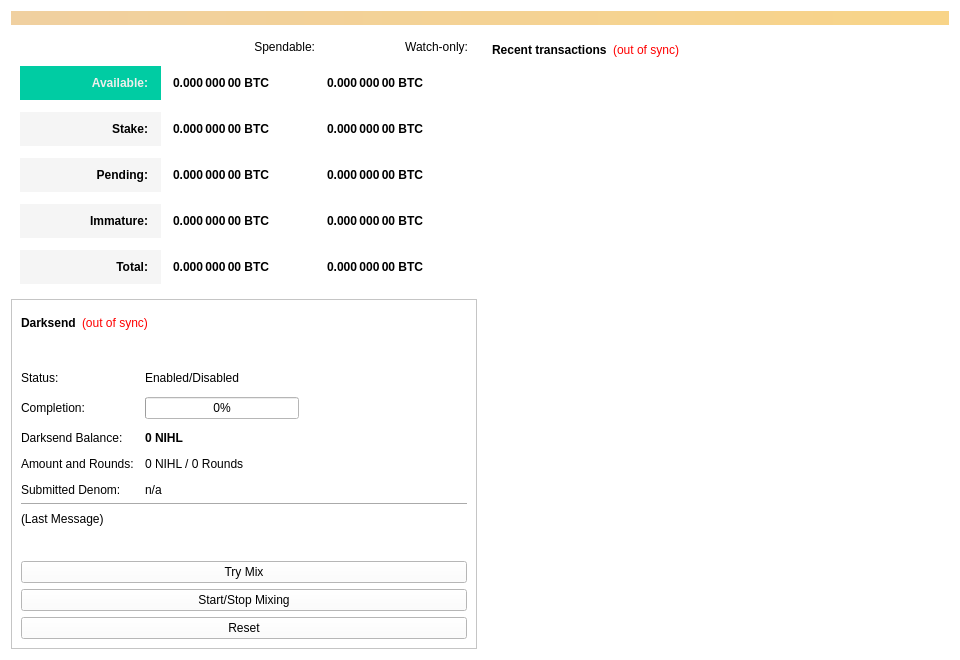
<?xml version="1.0" encoding="UTF-8"?>
<ui version="4.0">
 <class>OverviewPage</class>
 <widget class="QWidget" name="OverviewPage">
  <property name="geometry">
   <rect>
    <x>0</x>
    <y>0</y>
    <width>960</width>
    <height>594</height>
   </rect>
  </property>
  <property name="minimumSize">
   <size>
    <width>960</width>
    <height>0</height>
   </size>
  </property>
  <property name="windowTitle">
   <string>Form</string>
  </property>
  <property name="styleSheet">
   <string notr="true">background-color: rgb(255, 255, 255);</string>
  </property>
  <layout class="QVBoxLayout" name="topLayout">
   <item>
    <widget class="QLabel" name="labelAlerts">
     <property name="visible">
      <bool>false</bool>
     </property>
     <property name="styleSheet">
      <string notr="true">background-color: qlineargradient(x1: 0, y1: 0, x2: 1, y2: 0, stop:0 #F0D0A0, stop:1 #F8D488); color:#000000;</string>
     </property>
     <property name="wordWrap">
      <bool>true</bool>
     </property>
     <property name="margin">
      <number>3</number>
     </property>
    </widget>
   </item>
   <item>
    <layout class="QHBoxLayout" name="horizontalLayout" stretch="1,1">
     <item>
      <layout class="QVBoxLayout" name="verticalLayout_2">
       <item>
        <widget class="QFrame" name="frame">
         <property name="styleSheet">
          <string notr="true">border:0</string>
         </property>
         <property name="frameShape">
          <enum>QFrame::StyledPanel</enum>
         </property>
         <property name="frameShadow">
          <enum>QFrame::Raised</enum>
         </property>
         <layout class="QVBoxLayout" name="verticalLayout_4">
          <item>
           <layout class="QGridLayout" name="gridLayout">
            <property name="spacing">
             <number>12</number>
            </property>
            <item row="5" column="0">
             <widget class="QLabel" name="labelTotalText">
              <property name="styleSheet">
               <string notr="true">background-color: rgb(245, 245, 245);
color: rgb(0, 0, 0);
 font-weight: 900;
padding: 10px;</string>
              </property>
              <property name="text">
               <string>Total:</string>
              </property>
              <property name="alignment">
               <set>Qt::AlignRight|Qt::AlignTrailing|Qt::AlignVCenter</set>
              </property>
             </widget>
            </item>
            <item row="1" column="2">
             <widget class="QLabel" name="labelWatchAvailable">
              <property name="font">
               <font>
                <weight>75</weight>
                <bold>true</bold>
               </font>
              </property>
              <property name="cursor">
               <cursorShape>IBeamCursor</cursorShape>
              </property>
              <property name="toolTip">
               <string>Your current balance in watch-only addresses</string>
              </property>
              <property name="text">
               <string notr="true">0.000 000 00 BTC</string>
              </property>
              <property name="alignment">
               <set>Qt::AlignLeading|Qt::AlignLeft|Qt::AlignVCenter</set>
              </property>
              <property name="textInteractionFlags">
               <set>Qt::LinksAccessibleByMouse|Qt::TextSelectableByKeyboard|Qt::TextSelectableByMouse</set>
              </property>
             </widget>
            </item>
            <item row="3" column="0">
             <widget class="QLabel" name="labelPendingText">
              <property name="styleSheet">
               <string notr="true">background-color: rgb(245, 245, 245);
color: rgb(0, 0, 0);
 font-weight: 900;
padding: 10px;</string>
              </property>
              <property name="text">
               <string>Pending:</string>
              </property>
              <property name="alignment">
               <set>Qt::AlignRight|Qt::AlignTrailing|Qt::AlignVCenter</set>
              </property>
             </widget>
            </item>
            <item row="4" column="2">
             <widget class="QLabel" name="labelWatchImmature">
              <property name="font">
               <font>
                <weight>75</weight>
                <bold>true</bold>
               </font>
              </property>
              <property name="cursor">
               <cursorShape>IBeamCursor</cursorShape>
              </property>
              <property name="toolTip">
               <string>Mined balance in watch-only addresses that has not yet matured</string>
              </property>
              <property name="text">
               <string notr="true">0.000 000 00 BTC</string>
              </property>
              <property name="alignment">
               <set>Qt::AlignLeading|Qt::AlignLeft|Qt::AlignVCenter</set>
              </property>
              <property name="textInteractionFlags">
               <set>Qt::LinksAccessibleByMouse|Qt::TextSelectableByKeyboard|Qt::TextSelectableByMouse</set>
              </property>
             </widget>
            </item>
            <item row="3" column="2">
             <widget class="QLabel" name="labelWatchPending">
              <property name="font">
               <font>
                <weight>75</weight>
                <bold>true</bold>
               </font>
              </property>
              <property name="cursor">
               <cursorShape>IBeamCursor</cursorShape>
              </property>
              <property name="toolTip">
               <string>Unconfirmed transactions to watch-only addresses</string>
              </property>
              <property name="text">
               <string notr="true">0.000 000 00 BTC</string>
              </property>
              <property name="alignment">
               <set>Qt::AlignLeading|Qt::AlignLeft|Qt::AlignVCenter</set>
              </property>
              <property name="textInteractionFlags">
               <set>Qt::LinksAccessibleByMouse|Qt::TextSelectableByKeyboard|Qt::TextSelectableByMouse</set>
              </property>
             </widget>
            </item>
            <item row="3" column="1">
             <widget class="QLabel" name="labelUnconfirmed">
              <property name="font">
               <font>
                <weight>75</weight>
                <bold>true</bold>
               </font>
              </property>
              <property name="cursor">
               <cursorShape>IBeamCursor</cursorShape>
              </property>
              <property name="toolTip">
               <string>Total of transactions that have yet to be confirmed, and do not yet count toward the spendable balance</string>
              </property>
              <property name="text">
               <string notr="true">0.000 000 00 BTC</string>
              </property>
              <property name="alignment">
               <set>Qt::AlignLeading|Qt::AlignLeft|Qt::AlignVCenter</set>
              </property>
              <property name="textInteractionFlags">
               <set>Qt::LinksAccessibleByMouse|Qt::TextSelectableByKeyboard|Qt::TextSelectableByMouse</set>
              </property>
             </widget>
            </item>
            <item row="4" column="0">
             <widget class="QLabel" name="labelImmatureText">
              <property name="styleSheet">
               <string notr="true">background-color: rgb(245, 245, 245);
color: rgb(0, 0, 0);
 font-weight: 900;
padding: 10px;</string>
              </property>
              <property name="text">
               <string>Immature:</string>
              </property>
              <property name="alignment">
               <set>Qt::AlignRight|Qt::AlignTrailing|Qt::AlignVCenter</set>
              </property>
             </widget>
            </item>
            <item row="2" column="2">
             <widget class="QLabel" name="labelWatchStake">
              <property name="font">
               <font>
                <weight>75</weight>
                <bold>true</bold>
               </font>
              </property>
              <property name="cursor">
               <cursorShape>IBeamCursor</cursorShape>
              </property>
              <property name="toolTip">
               <string>Total of coins that was staked in watch-only addresses, and do not yet count toward the current watch-only balance</string>
              </property>
              <property name="text">
               <string notr="true">0.000 000 00 BTC</string>
              </property>
              <property name="alignment">
               <set>Qt::AlignLeading|Qt::AlignLeft|Qt::AlignVCenter</set>
              </property>
              <property name="textInteractionFlags">
               <set>Qt::LinksAccessibleByMouse|Qt::TextSelectableByKeyboard|Qt::TextSelectableByMouse</set>
              </property>
             </widget>
            </item>
            <item row="2" column="1">
             <widget class="QLabel" name="labelStake">
              <property name="font">
               <font>
                <weight>75</weight>
                <bold>true</bold>
               </font>
              </property>
              <property name="cursor">
               <cursorShape>IBeamCursor</cursorShape>
              </property>
              <property name="toolTip">
               <string>Total of coins that was staked, and do not yet count toward the current balance</string>
              </property>
              <property name="text">
               <string notr="true">0.000 000 00 BTC</string>
              </property>
              <property name="alignment">
               <set>Qt::AlignLeading|Qt::AlignLeft|Qt::AlignVCenter</set>
              </property>
              <property name="textInteractionFlags">
               <set>Qt::LinksAccessibleByMouse|Qt::TextSelectableByKeyboard|Qt::TextSelectableByMouse</set>
              </property>
             </widget>
            </item>
            <item row="5" column="1">
             <widget class="QLabel" name="labelTotal">
              <property name="font">
               <font>
                <weight>75</weight>
                <bold>true</bold>
               </font>
              </property>
              <property name="cursor">
               <cursorShape>IBeamCursor</cursorShape>
              </property>
              <property name="toolTip">
               <string>Your current total balance</string>
              </property>
              <property name="text">
               <string notr="true">0.000 000 00 BTC</string>
              </property>
              <property name="alignment">
               <set>Qt::AlignLeading|Qt::AlignLeft|Qt::AlignVCenter</set>
              </property>
              <property name="textInteractionFlags">
               <set>Qt::LinksAccessibleByMouse|Qt::TextSelectableByKeyboard|Qt::TextSelectableByMouse</set>
              </property>
             </widget>
            </item>
            <item row="4" column="1">
             <widget class="QLabel" name="labelImmature">
              <property name="font">
               <font>
                <weight>75</weight>
                <bold>true</bold>
               </font>
              </property>
              <property name="cursor">
               <cursorShape>IBeamCursor</cursorShape>
              </property>
              <property name="toolTip">
               <string>Mined balance that has not yet matured</string>
              </property>
              <property name="text">
               <string notr="true">0.000 000 00 BTC</string>
              </property>
              <property name="alignment">
               <set>Qt::AlignLeading|Qt::AlignLeft|Qt::AlignVCenter</set>
              </property>
              <property name="textInteractionFlags">
               <set>Qt::LinksAccessibleByMouse|Qt::TextSelectableByKeyboard|Qt::TextSelectableByMouse</set>
              </property>
             </widget>
            </item>
            <item row="0" column="1">
             <widget class="QLabel" name="labelSpendable">
              <property name="text">
               <string>Spendable:</string>
              </property>
              <property name="alignment">
               <set>Qt::AlignRight|Qt::AlignTrailing|Qt::AlignVCenter</set>
              </property>
             </widget>
            </item>
            <item row="1" column="1">
             <widget class="QLabel" name="labelBalance">
              <property name="font">
               <font>
                <weight>75</weight>
                <bold>true</bold>
               </font>
              </property>
              <property name="cursor">
               <cursorShape>IBeamCursor</cursorShape>
              </property>
              <property name="toolTip">
               <string>Your current spendable balance</string>
              </property>
              <property name="text">
               <string notr="true">0.000 000 00 BTC</string>
              </property>
              <property name="alignment">
               <set>Qt::AlignLeading|Qt::AlignLeft|Qt::AlignVCenter</set>
              </property>
              <property name="textInteractionFlags">
               <set>Qt::LinksAccessibleByMouse|Qt::TextSelectableByKeyboard|Qt::TextSelectableByMouse</set>
              </property>
             </widget>
            </item>
            <item row="2" column="0">
             <widget class="QLabel" name="label_10">
              <property name="styleSheet">
               <string notr="true">background-color: rgb(245, 245, 245);
color: rgb(0, 0, 0);
 font-weight: 900;
padding: 10px;</string>
              </property>
              <property name="text">
               <string>Stake:</string>
              </property>
              <property name="alignment">
               <set>Qt::AlignRight|Qt::AlignTrailing|Qt::AlignVCenter</set>
              </property>
             </widget>
            </item>
            <item row="5" column="2">
             <widget class="QLabel" name="labelWatchTotal">
              <property name="font">
               <font>
                <weight>75</weight>
                <bold>true</bold>
               </font>
              </property>
              <property name="cursor">
               <cursorShape>IBeamCursor</cursorShape>
              </property>
              <property name="toolTip">
               <string>Current total balance in watch-only addresses</string>
              </property>
              <property name="text">
               <string notr="true">0.000 000 00 BTC</string>
              </property>
              <property name="alignment">
               <set>Qt::AlignLeading|Qt::AlignLeft|Qt::AlignVCenter</set>
              </property>
              <property name="textInteractionFlags">
               <set>Qt::LinksAccessibleByMouse|Qt::TextSelectableByKeyboard|Qt::TextSelectableByMouse</set>
              </property>
             </widget>
            </item>
            <item row="0" column="2">
             <widget class="QLabel" name="labelWatchonly">
              <property name="text">
               <string>Watch-only:</string>
              </property>
              <property name="alignment">
               <set>Qt::AlignRight|Qt::AlignTrailing|Qt::AlignVCenter</set>
              </property>
             </widget>
            </item>
            <item row="1" column="0">
             <widget class="QLabel" name="labelBalanceText">
              <property name="layoutDirection">
               <enum>Qt::LeftToRight</enum>
              </property>
              <property name="autoFillBackground">
               <bool>false</bool>
              </property>
              <property name="styleSheet">
               <string notr="true">background-color: rgb(0, 204, 163);
color: rgb(238, 238, 236);
 font-weight: 900;
padding: 10px;
</string>
              </property>
              <property name="text">
               <string>Available:</string>
              </property>
              <property name="alignment">
               <set>Qt::AlignRight|Qt::AlignTrailing|Qt::AlignVCenter</set>
              </property>
              <property name="margin">
               <number>0</number>
              </property>
              <property name="indent">
               <number>-1</number>
              </property>
             </widget>
            </item>
           </layout>
          </item>
         </layout>
        </widget>
       </item>
       <item>
        <widget class="QFrame" name="frameDarksend">
         <property name="sizePolicy">
          <sizepolicy hsizetype="Expanding" vsizetype="Expanding">
           <horstretch>0</horstretch>
           <verstretch>0</verstretch>
          </sizepolicy>
         </property>
         <property name="minimumSize">
          <size>
           <width>0</width>
           <height>350</height>
          </size>
         </property>
         <property name="visible">
          <bool>false</bool>
         </property>
         <property name="layoutDirection">
          <enum>Qt::LeftToRight</enum>
         </property>
         <property name="frameShape">
          <enum>QFrame::StyledPanel</enum>
         </property>
         <property name="frameShadow">
          <enum>QFrame::Raised</enum>
         </property>
         <layout class="QVBoxLayout" name="verticalLayout_5">
          <item>
           <layout class="QHBoxLayout" name="horizontalLayout_5">
            <item>
             <widget class="QLabel" name="label_2">
              <property name="font">
               <font>
                <weight>75</weight>
                <bold>true</bold>
               </font>
              </property>
              <property name="text">
               <string>Darksend</string>
              </property>
             </widget>
            </item>
            <item>
             <widget class="QLabel" name="labelDarksendSyncStatus">
              <property name="toolTip">
               <string>The displayed information may be out of date. Your wallet automatically synchronizes with the EthCash network after a connection is established, but this process has not completed yet.</string>
              </property>
              <property name="styleSheet">
               <string notr="true">QLabel { color: red; }</string>
              </property>
              <property name="text">
               <string notr="true">(out of sync)</string>
              </property>
              <property name="alignment">
               <set>Qt::AlignLeading|Qt::AlignLeft|Qt::AlignVCenter</set>
              </property>
             </widget>
            </item>
            <item>
             <spacer name="horizontalSpacer_4">
              <property name="orientation">
               <enum>Qt::Horizontal</enum>
              </property>
              <property name="sizeHint" stdset="0">
               <size>
                <width>40</width>
                <height>20</height>
               </size>
              </property>
             </spacer>
            </item>
           </layout>
          </item>
          <item>
           <widget class="QPushButton" name="runAutoDenom">
            <property name="palette">
             <palette>
              <active>
               <colorrole role="WindowText">
                <brush brushstyle="SolidPattern">
                 <color alpha="255">
                  <red>0</red>
                  <green>0</green>
                  <blue>0</blue>
                 </color>
                </brush>
               </colorrole>
               <colorrole role="Button">
                <brush brushstyle="SolidPattern">
                 <color alpha="255">
                  <red>255</red>
                  <green>255</green>
                  <blue>255</blue>
                 </color>
                </brush>
               </colorrole>
               <colorrole role="Light">
                <brush brushstyle="SolidPattern">
                 <color alpha="255">
                  <red>255</red>
                  <green>255</green>
                  <blue>255</blue>
                 </color>
                </brush>
               </colorrole>
               <colorrole role="Midlight">
                <brush brushstyle="SolidPattern">
                 <color alpha="255">
                  <red>247</red>
                  <green>246</green>
                  <blue>246</blue>
                 </color>
                </brush>
               </colorrole>
               <colorrole role="Dark">
                <brush brushstyle="SolidPattern">
                 <color alpha="255">
                  <red>119</red>
                  <green>119</green>
                  <blue>119</blue>
                 </color>
                </brush>
               </colorrole>
               <colorrole role="Mid">
                <brush brushstyle="SolidPattern">
                 <color alpha="255">
                  <red>159</red>
                  <green>159</green>
                  <blue>159</blue>
                 </color>
                </brush>
               </colorrole>
               <colorrole role="Text">
                <brush brushstyle="SolidPattern">
                 <color alpha="255">
                  <red>0</red>
                  <green>0</green>
                  <blue>0</blue>
                 </color>
                </brush>
               </colorrole>
               <colorrole role="BrightText">
                <brush brushstyle="SolidPattern">
                 <color alpha="255">
                  <red>255</red>
                  <green>255</green>
                  <blue>255</blue>
                 </color>
                </brush>
               </colorrole>
               <colorrole role="ButtonText">
                <brush brushstyle="SolidPattern">
                 <color alpha="255">
                  <red>0</red>
                  <green>0</green>
                  <blue>0</blue>
                 </color>
                </brush>
               </colorrole>
               <colorrole role="Base">
                <brush brushstyle="SolidPattern">
                 <color alpha="255">
                  <red>255</red>
                  <green>255</green>
                  <blue>255</blue>
                 </color>
                </brush>
               </colorrole>
               <colorrole role="Window">
                <brush brushstyle="SolidPattern">
                 <color alpha="255">
                  <red>255</red>
                  <green>255</green>
                  <blue>255</blue>
                 </color>
                </brush>
               </colorrole>
               <colorrole role="Shadow">
                <brush brushstyle="SolidPattern">
                 <color alpha="255">
                  <red>0</red>
                  <green>0</green>
                  <blue>0</blue>
                 </color>
                </brush>
               </colorrole>
               <colorrole role="AlternateBase">
                <brush brushstyle="SolidPattern">
                 <color alpha="255">
                  <red>247</red>
                  <green>246</green>
                  <blue>246</blue>
                 </color>
                </brush>
               </colorrole>
               <colorrole role="ToolTipBase">
                <brush brushstyle="SolidPattern">
                 <color alpha="255">
                  <red>255</red>
                  <green>255</green>
                  <blue>220</blue>
                 </color>
                </brush>
               </colorrole>
               <colorrole role="ToolTipText">
                <brush brushstyle="SolidPattern">
                 <color alpha="255">
                  <red>0</red>
                  <green>0</green>
                  <blue>0</blue>
                 </color>
                </brush>
               </colorrole>
              </active>
              <inactive>
               <colorrole role="WindowText">
                <brush brushstyle="SolidPattern">
                 <color alpha="255">
                  <red>0</red>
                  <green>0</green>
                  <blue>0</blue>
                 </color>
                </brush>
               </colorrole>
               <colorrole role="Button">
                <brush brushstyle="SolidPattern">
                 <color alpha="255">
                  <red>255</red>
                  <green>255</green>
                  <blue>255</blue>
                 </color>
                </brush>
               </colorrole>
               <colorrole role="Light">
                <brush brushstyle="SolidPattern">
                 <color alpha="255">
                  <red>255</red>
                  <green>255</green>
                  <blue>255</blue>
                 </color>
                </brush>
               </colorrole>
               <colorrole role="Midlight">
                <brush brushstyle="SolidPattern">
                 <color alpha="255">
                  <red>247</red>
                  <green>246</green>
                  <blue>246</blue>
                 </color>
                </brush>
               </colorrole>
               <colorrole role="Dark">
                <brush brushstyle="SolidPattern">
                 <color alpha="255">
                  <red>119</red>
                  <green>119</green>
                  <blue>119</blue>
                 </color>
                </brush>
               </colorrole>
               <colorrole role="Mid">
                <brush brushstyle="SolidPattern">
                 <color alpha="255">
                  <red>159</red>
                  <green>159</green>
                  <blue>159</blue>
                 </color>
                </brush>
               </colorrole>
               <colorrole role="Text">
                <brush brushstyle="SolidPattern">
                 <color alpha="255">
                  <red>0</red>
                  <green>0</green>
                  <blue>0</blue>
                 </color>
                </brush>
               </colorrole>
               <colorrole role="BrightText">
                <brush brushstyle="SolidPattern">
                 <color alpha="255">
                  <red>255</red>
                  <green>255</green>
                  <blue>255</blue>
                 </color>
                </brush>
               </colorrole>
               <colorrole role="ButtonText">
                <brush brushstyle="SolidPattern">
                 <color alpha="255">
                  <red>0</red>
                  <green>0</green>
                  <blue>0</blue>
                 </color>
                </brush>
               </colorrole>
               <colorrole role="Base">
                <brush brushstyle="SolidPattern">
                 <color alpha="255">
                  <red>255</red>
                  <green>255</green>
                  <blue>255</blue>
                 </color>
                </brush>
               </colorrole>
               <colorrole role="Window">
                <brush brushstyle="SolidPattern">
                 <color alpha="255">
                  <red>255</red>
                  <green>255</green>
                  <blue>255</blue>
                 </color>
                </brush>
               </colorrole>
               <colorrole role="Shadow">
                <brush brushstyle="SolidPattern">
                 <color alpha="255">
                  <red>0</red>
                  <green>0</green>
                  <blue>0</blue>
                 </color>
                </brush>
               </colorrole>
               <colorrole role="AlternateBase">
                <brush brushstyle="SolidPattern">
                 <color alpha="255">
                  <red>247</red>
                  <green>246</green>
                  <blue>246</blue>
                 </color>
                </brush>
               </colorrole>
               <colorrole role="ToolTipBase">
                <brush brushstyle="SolidPattern">
                 <color alpha="255">
                  <red>255</red>
                  <green>255</green>
                  <blue>220</blue>
                 </color>
                </brush>
               </colorrole>
               <colorrole role="ToolTipText">
                <brush brushstyle="SolidPattern">
                 <color alpha="255">
                  <red>0</red>
                  <green>0</green>
                  <blue>0</blue>
                 </color>
                </brush>
               </colorrole>
              </inactive>
              <disabled>
               <colorrole role="WindowText">
                <brush brushstyle="SolidPattern">
                 <color alpha="255">
                  <red>119</red>
                  <green>119</green>
                  <blue>119</blue>
                 </color>
                </brush>
               </colorrole>
               <colorrole role="Button">
                <brush brushstyle="SolidPattern">
                 <color alpha="255">
                  <red>255</red>
                  <green>255</green>
                  <blue>255</blue>
                 </color>
                </brush>
               </colorrole>
               <colorrole role="Light">
                <brush brushstyle="SolidPattern">
                 <color alpha="255">
                  <red>255</red>
                  <green>255</green>
                  <blue>255</blue>
                 </color>
                </brush>
               </colorrole>
               <colorrole role="Midlight">
                <brush brushstyle="SolidPattern">
                 <color alpha="255">
                  <red>247</red>
                  <green>246</green>
                  <blue>246</blue>
                 </color>
                </brush>
               </colorrole>
               <colorrole role="Dark">
                <brush brushstyle="SolidPattern">
                 <color alpha="255">
                  <red>119</red>
                  <green>119</green>
                  <blue>119</blue>
                 </color>
                </brush>
               </colorrole>
               <colorrole role="Mid">
                <brush brushstyle="SolidPattern">
                 <color alpha="255">
                  <red>159</red>
                  <green>159</green>
                  <blue>159</blue>
                 </color>
                </brush>
               </colorrole>
               <colorrole role="Text">
                <brush brushstyle="SolidPattern">
                 <color alpha="255">
                  <red>119</red>
                  <green>119</green>
                  <blue>119</blue>
                 </color>
                </brush>
               </colorrole>
               <colorrole role="BrightText">
                <brush brushstyle="SolidPattern">
                 <color alpha="255">
                  <red>255</red>
                  <green>255</green>
                  <blue>255</blue>
                 </color>
                </brush>
               </colorrole>
               <colorrole role="ButtonText">
                <brush brushstyle="SolidPattern">
                 <color alpha="255">
                  <red>119</red>
                  <green>119</green>
                  <blue>119</blue>
                 </color>
                </brush>
               </colorrole>
               <colorrole role="Base">
                <brush brushstyle="SolidPattern">
                 <color alpha="255">
                  <red>255</red>
                  <green>255</green>
                  <blue>255</blue>
                 </color>
                </brush>
               </colorrole>
               <colorrole role="Window">
                <brush brushstyle="SolidPattern">
                 <color alpha="255">
                  <red>255</red>
                  <green>255</green>
                  <blue>255</blue>
                 </color>
                </brush>
               </colorrole>
               <colorrole role="Shadow">
                <brush brushstyle="SolidPattern">
                 <color alpha="255">
                  <red>0</red>
                  <green>0</green>
                  <blue>0</blue>
                 </color>
                </brush>
               </colorrole>
               <colorrole role="AlternateBase">
                <brush brushstyle="SolidPattern">
                 <color alpha="255">
                  <red>239</red>
                  <green>238</green>
                  <blue>238</blue>
                 </color>
                </brush>
               </colorrole>
               <colorrole role="ToolTipBase">
                <brush brushstyle="SolidPattern">
                 <color alpha="255">
                  <red>255</red>
                  <green>255</green>
                  <blue>220</blue>
                 </color>
                </brush>
               </colorrole>
               <colorrole role="ToolTipText">
                <brush brushstyle="SolidPattern">
                 <color alpha="255">
                  <red>0</red>
                  <green>0</green>
                  <blue>0</blue>
                 </color>
                </brush>
               </colorrole>
              </disabled>
             </palette>
            </property>
            <property name="focusPolicy">
             <enum>Qt::NoFocus</enum>
            </property>
            <property name="autoFillBackground">
             <bool>false</bool>
            </property>
            <property name="text">
             <string/>
            </property>
            <property name="flat">
             <bool>true</bool>
            </property>
           </widget>
          </item>
          <item>
           <layout class="QFormLayout" name="formLayout">
            <property name="fieldGrowthPolicy">
             <enum>QFormLayout::AllNonFixedFieldsGrow</enum>
            </property>
            <property name="horizontalSpacing">
             <number>11</number>
            </property>
            <property name="verticalSpacing">
             <number>12</number>
            </property>
            <item row="0" column="0">
             <widget class="QLabel" name="label_6">
              <property name="text">
               <string>Status:</string>
              </property>
             </widget>
            </item>
            <item row="1" column="0">
             <widget class="QLabel" name="label_7">
              <property name="text">
               <string>Completion:</string>
              </property>
             </widget>
            </item>
            <item row="1" column="1">
             <widget class="QProgressBar" name="darksendProgress">
              <property name="maximumSize">
               <size>
                <width>154</width>
                <height>16777215</height>
               </size>
              </property>
              <property name="value">
               <number>0</number>
              </property>
             </widget>
            </item>
            <item row="3" column="0">
             <widget class="QLabel" name="labelAnonymizedText">
              <property name="text">
               <string>Darksend Balance:</string>
              </property>
             </widget>
            </item>
            <item row="3" column="1">
             <widget class="QLabel" name="labelAnonymized">
              <property name="font">
               <font>
                <weight>75</weight>
                <bold>true</bold>
               </font>
              </property>
              <property name="text">
               <string notr="true">0 NIHL</string>
              </property>
             </widget>
            </item>
            <item row="4" column="0">
             <widget class="QLabel" name="label_8">
              <property name="text">
               <string>Amount and Rounds:</string>
              </property>
             </widget>
            </item>
            <item row="4" column="1">
             <widget class="QLabel" name="labelAmountRounds">
              <property name="text">
               <string>0 NIHL / 0 Rounds</string>
              </property>
             </widget>
            </item>
            <item row="5" column="0">
             <widget class="QLabel" name="label_9">
              <property name="text">
               <string>Submitted Denom:</string>
              </property>
             </widget>
            </item>
            <item row="5" column="1">
             <widget class="QLabel" name="labelSubmittedDenom">
              <property name="toolTip">
               <string>The denominations you submitted to the Masternode.&lt;br&gt;To mix, other users must submit the exact same denominations.</string>
              </property>
              <property name="text">
               <string>n/a</string>
              </property>
             </widget>
            </item>
            <item row="0" column="1">
             <widget class="QLabel" name="darksendEnabled">
              <property name="text">
               <string>Enabled/Disabled</string>
              </property>
             </widget>
            </item>
           </layout>
          </item>
          <item>
           <widget class="Line" name="lineLastMessage">
            <property name="orientation">
             <enum>Qt::Horizontal</enum>
            </property>
           </widget>
          </item>
          <item>
           <widget class="QLabel" name="darksendStatus">
            <property name="minimumSize">
             <size>
              <width>288</width>
              <height>43</height>
             </size>
            </property>
            <property name="text">
             <string>(Last Message)</string>
            </property>
            <property name="alignment">
             <set>Qt::AlignLeading|Qt::AlignLeft|Qt::AlignTop</set>
            </property>
            <property name="wordWrap">
             <bool>true</bool>
            </property>
           </widget>
          </item>
          <item>
           <widget class="QPushButton" name="darksendAuto">
            <property name="sizePolicy">
             <sizepolicy hsizetype="MinimumExpanding" vsizetype="Fixed">
              <horstretch>0</horstretch>
              <verstretch>0</verstretch>
             </sizepolicy>
            </property>
            <property name="toolTip">
             <string>Try to manually submit a Darksend request.</string>
            </property>
            <property name="text">
             <string>Try Mix</string>
            </property>
           </widget>
          </item>
          <item>
           <widget class="QPushButton" name="toggleDarksend">
            <property name="sizePolicy">
             <sizepolicy hsizetype="MinimumExpanding" vsizetype="Fixed">
              <horstretch>0</horstretch>
              <verstretch>0</verstretch>
             </sizepolicy>
            </property>
            <property name="text">
             <string>Start/Stop Mixing</string>
            </property>
           </widget>
          </item>
          <item>
           <widget class="QPushButton" name="darksendReset">
            <property name="sizePolicy">
             <sizepolicy hsizetype="MinimumExpanding" vsizetype="Fixed">
              <horstretch>0</horstretch>
              <verstretch>0</verstretch>
             </sizepolicy>
            </property>
            <property name="toolTip">
             <string>Reset the current status of Darksend (can interrupt Darksend if it's in the process of Mixing, which can cost you money!)</string>
            </property>
            <property name="autoFillBackground">
             <bool>false</bool>
            </property>
            <property name="text">
             <string>Reset</string>
            </property>
           </widget>
          </item>
         </layout>
        </widget>
       </item>
       <item>
        <spacer name="verticalSpacer">
         <property name="orientation">
          <enum>Qt::Vertical</enum>
         </property>
         <property name="sizeHint" stdset="0">
          <size>
           <width>20</width>
           <height>40</height>
          </size>
         </property>
        </spacer>
       </item>
      </layout>
     </item>
     <item>
      <layout class="QVBoxLayout" name="verticalLayout_3">
       <item>
        <widget class="QFrame" name="frame_2">
         <property name="styleSheet">
          <string notr="true">border:0</string>
         </property>
         <property name="frameShape">
          <enum>QFrame::StyledPanel</enum>
         </property>
         <property name="frameShadow">
          <enum>QFrame::Raised</enum>
         </property>
         <layout class="QVBoxLayout" name="verticalLayout">
          <item>
           <layout class="QHBoxLayout" name="horizontalLayout_2">
            <item>
             <widget class="QLabel" name="label_4">
              <property name="font">
               <font>
                <weight>99</weight>
                <bold>true</bold>
               </font>
              </property>
              <property name="styleSheet">
               <string notr="true">color: rgb(0, 0, 0);
 font-weight: 900;</string>
              </property>
              <property name="text">
               <string>Recent transactions</string>
              </property>
             </widget>
            </item>
            <item>
             <widget class="QLabel" name="labelTransactionsStatus">
              <property name="cursor">
               <cursorShape>WhatsThisCursor</cursorShape>
              </property>
              <property name="toolTip">
               <string>The displayed information may be out of date. Your wallet automatically synchronizes with the EthCash network after a connection is established, but this process has not completed yet.</string>
              </property>
              <property name="styleSheet">
               <string notr="true">QLabel { color: red; }</string>
              </property>
              <property name="text">
               <string notr="true">(out of sync)</string>
              </property>
              <property name="alignment">
               <set>Qt::AlignRight|Qt::AlignTrailing|Qt::AlignVCenter</set>
              </property>
             </widget>
            </item>
            <item>
             <spacer name="horizontalSpacer">
              <property name="orientation">
               <enum>Qt::Horizontal</enum>
              </property>
              <property name="sizeHint" stdset="0">
               <size>
                <width>40</width>
                <height>20</height>
               </size>
              </property>
             </spacer>
            </item>
           </layout>
          </item>
          <item>
           <widget class="QListView" name="listTransactions">
            <property name="styleSheet">
             <string notr="true">QListView { background: transparent; }</string>
            </property>
            <property name="frameShape">
             <enum>QFrame::NoFrame</enum>
            </property>
            <property name="verticalScrollBarPolicy">
             <enum>Qt::ScrollBarAlwaysOff</enum>
            </property>
            <property name="horizontalScrollBarPolicy">
             <enum>Qt::ScrollBarAlwaysOff</enum>
            </property>
            <property name="selectionMode">
             <enum>QAbstractItemView::NoSelection</enum>
            </property>
           </widget>
          </item>
         </layout>
        </widget>
       </item>
      </layout>
     </item>
    </layout>
   </item>
  </layout>
 </widget>
 <resources/>
 <connections/>
</ui>
